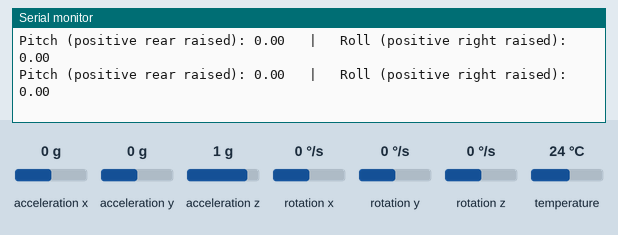
Simulated run of this sketch. Board: Arduino Uno, built for the host (arithmetic inside an expression is 32-bit, double 64-bit). Parts: the last lines printed to the serial monitor. The inputs (shaded band) are chosen by the test bench; at power-on: acceleration x 0 g, acceleration y 0 g, acceleration z 1 g, rotation x 0 °/s, rotation y 0 °/s, rotation z 0 °/s, temperature 24 °C.

Above: at 1.3 s.
1.4 s: acceleration x set to -1.4 g
At 1.52 s:
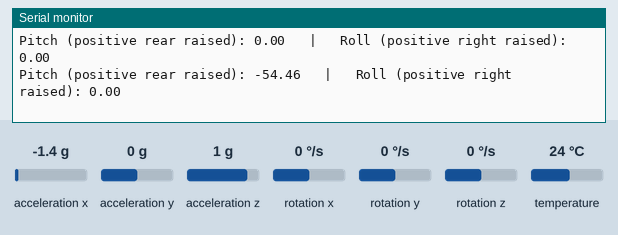
2.9 s: acceleration y set to -1.4 g
At 2.95 s:
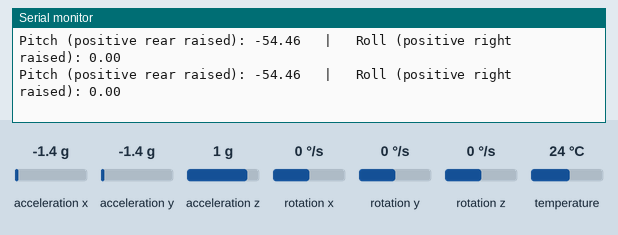
4.4 s: acceleration z set to -1.4 g
At 4.51 s:
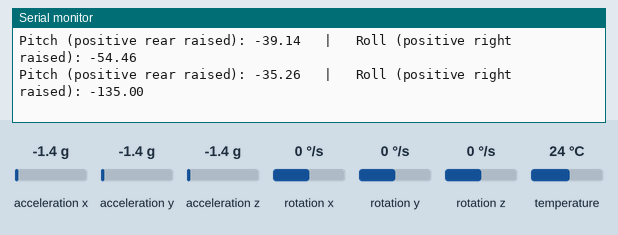
Timing chart, 0 to 7.4 s (numbered marks = the images above; inputs shaded):
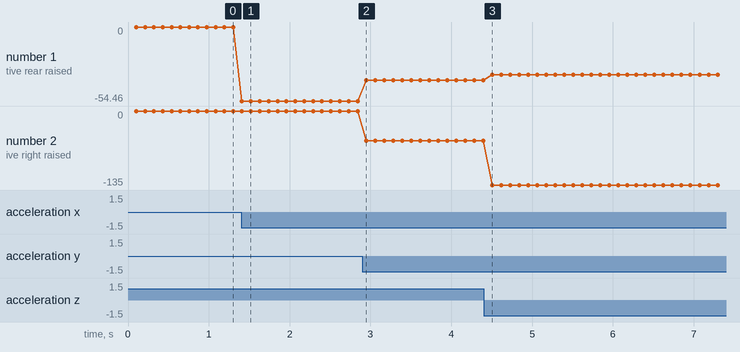

The sketch:

imu_readout.ino
```cpp
/**
 * @file imu_readout.ino
 * @brief Prints MPU6050 pitch and roll values over USB serial.
 *
 * Original diagnostic tested; axis labels and bus setup updated from the handoff.
 * Positive pitch = rear raised; positive roll = right raised.
 */

#include <Wire.h>
#include <Adafruit_MPU6050.h>
#include <Adafruit_Sensor.h>

constexpr uint8_t kMpuAddress = 0x68;
constexpr uint8_t kMpuSdaPin = 17;
constexpr uint8_t kMpuSclPin = 16;
constexpr uint32_t kSerialBaud = 19200;
constexpr uint16_t kSamplePeriodMs = 100;

Adafruit_MPU6050 mpu;

void setup() {
  Serial.begin(kSerialBaud);
  while (!Serial && millis() < 3000);

  Serial.println("Initializing MPU6050...");

  Wire1.setSDA(kMpuSdaPin);
  Wire1.setSCL(kMpuSclPin);
  Wire1.begin();
  Wire1.setClock(400000);

  if (!mpu.begin(kMpuAddress, &Wire1)) {
    Serial.println("Failed to find MPU6050 chip. Check wiring!");
    while (1) {
      delay(10); // Halt if not found
    }
  }
  Serial.println("MPU6050 Found and Ready!");

  mpu.setAccelerometerRange(MPU6050_RANGE_8_G);
  mpu.setFilterBandwidth(MPU6050_BAND_21_HZ);

  delay(100);
}

void loop() {
  sensors_event_t a, g, temp;
  mpu.getEvent(&a, &g, &temp);

  const float roll = atan2(a.acceleration.y, a.acceleration.z) * 180.0 / PI;
  const float pitch = atan2(
      a.acceleration.x,
      sqrt(a.acceleration.y * a.acceleration.y +
           a.acceleration.z * a.acceleration.z)) *
      180.0 / PI;

  // Print out the values
  Serial.print("Pitch (positive rear raised): ");
  Serial.print(pitch);
  Serial.print("   |   Roll (positive right raised): ");
  Serial.println(roll);

  delay(kSamplePeriodMs);
}
```

Measured:
- after the input at 1.4 s, the serial monitor: prints a new line at once (image 1)
- after the input at 4.4 s, the serial monitor: prints a new line after 0.11 s (image 3)
- plotted number 1: 0 → -54.46 after the input at 1.4 s, -54.46 → -39.14 after the input at 2.9 s, -39.14 → -35.26 after the input at 4.4 s
- plotted number 2: -54.46 → -135 after the input at 4.4 s
